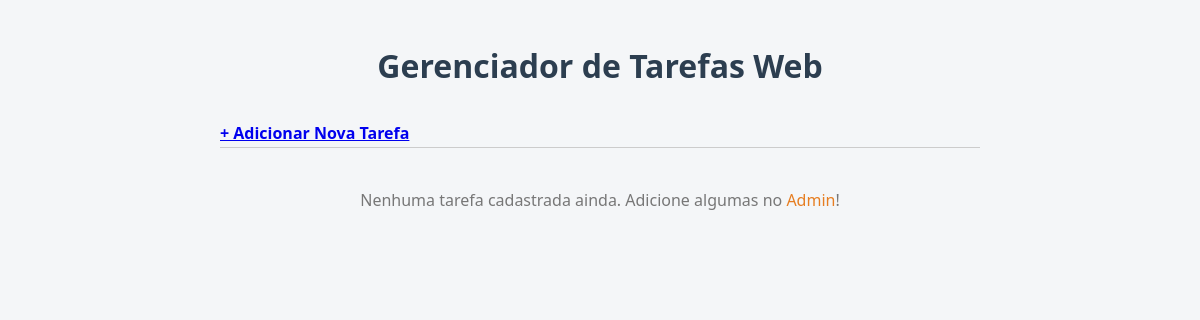
Page /tarefas/ on the earlier database version.
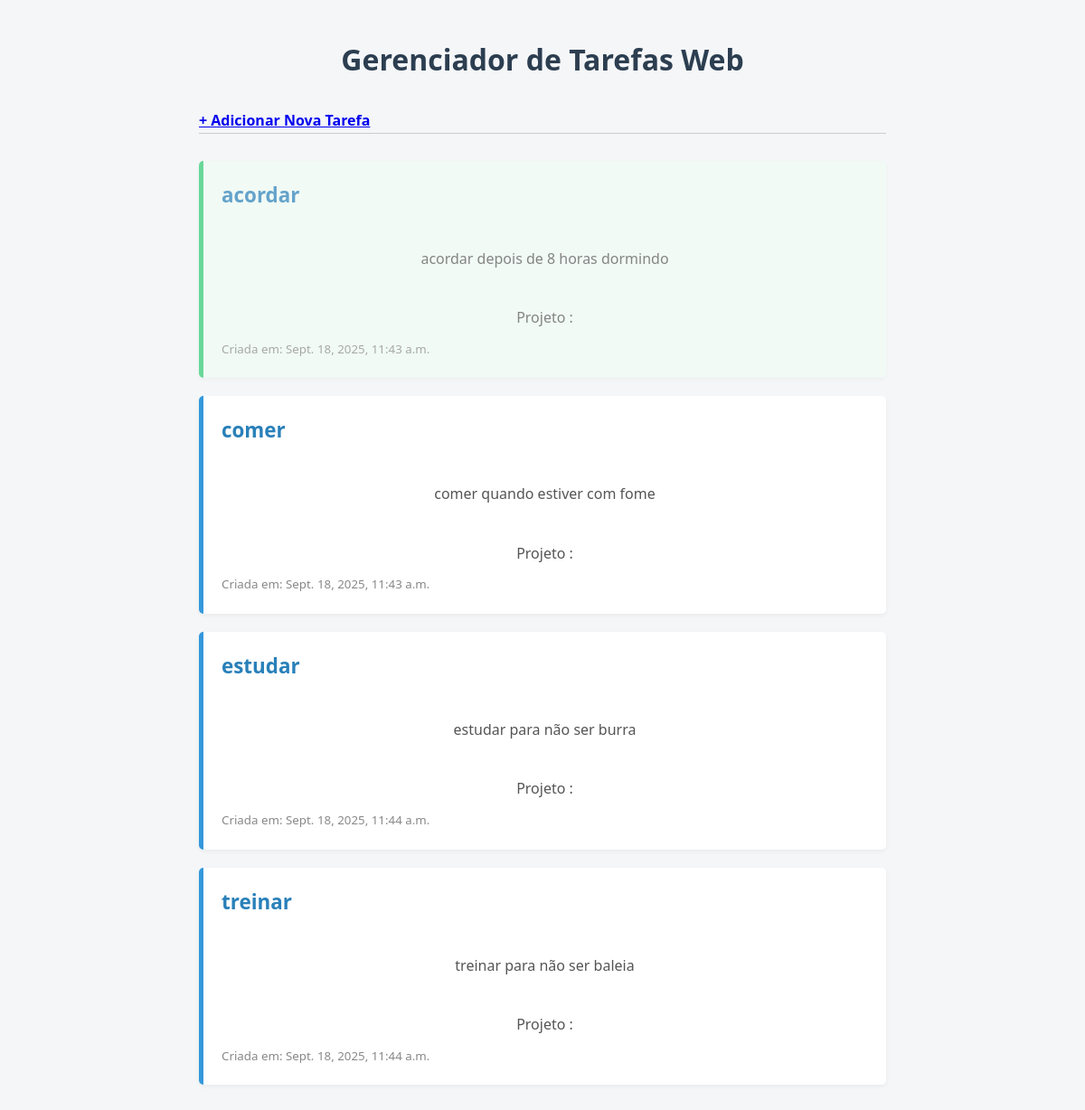
Same page on the later database version.
### tarefas/models.py (models this page shows, shortened)
class Tarefa (models.Model):
    titulo = models.CharField (max_length = 200)
    descricao = models.TextField (blank=True, null=True)
    data_criacao = models.DateTimeField (auto_now_add=True)
    concluida = models.BooleanField (default=False)
    projeto= models.ForeignKey (Projeto, on_delete = models.CASCADE, null = True, blank = True)

### tarefas/views.py (the view)
def listar_tarefas(request):
    tarefas_salvas = Tarefa.objects.all()
    contexto = {
        'minhas_tarefas': tarefas_salvas
    }
    return render(request, 'tarefas/lista.html', contexto)

### tarefas/templates/tarefas/lista.html (shortened to what this page needs)
<!DOCTYPE html>
<html lang="pt-br">
<head>
    {% load static %}
    <link rel="stylesheet" href="{% static 'lista/lista.css' %}">
</head>
<body>
    <h1>Gerenciador de Tarefas Web</h1>
    <a href="{% url 'adicionar_tarefa' %}"><strong>+ Adicionar Nova Tarefa</strong></a>
    <hr>
    {% for tarefa in minhas_tarefas %}
        <div class="tarefa {% if tarefa.concluida %}concluida{% endif %}">
            <h2><a href="{% url 'detalhe_tarefa' tarefa.id %}">{{ tarefa.titulo }}</a></h2>
            <p>{{ tarefa.descricao }}</p>
            <p>Projeto :{{tarefa.projeto.nome}}</p>
            <small>Criada em: {{ tarefa.data_criacao }}</small>
        </div>
    {% empty %}
        <p>Nenhuma tarefa cadastrada ainda. Adicione algumas no <a href="/admin/">Admin</a>!</p>
    {% endfor %}
</body>
</html>

### tarefas/static/lista/lista.css (style rules this page uses)
* { margin: 0; padding: 0; box-sizing: border-box; }
body { font-family: 'Segoe UI', Tahoma, Geneva, Verdana, sans-serif; background-color: #f4f6f8; color: #333; padding: 40px 20px; max-width: 800px; margin: auto; line-height: 1.6; }
h1 { text-align: center; color: #2c3e50; margin-bottom: 30px; }
hr { border: none; border-top: 1px solid #ccc; margin-bottom: 30px; }
.tarefa { background-color: #ffffff; padding: 20px; margin-bottom: 20px; border-left: 5px solid #3498db; box-shadow: 0 2px 5px rgba(0, 0, 0, 0.05); border-radius: 5px; transition: transform 0.2s ease; }
.tarefa.concluida { opacity: 0.7; border-left-color: #2ecc71; background-color: #f0fdf4; }
.tarefa h2 { margin-bottom: 10px; font-size: 1.4em; }
.tarefa h2 a { color: #2980b9; text-decoration: none; }
.tarefa p { margin-bottom: 8px; color: #555; }
.tarefa small { color: #888; }
p { text-align: center; color: #777; margin-top: 40px; }

Differences in the rows shown:
added Tarefa: titulo "acordar", descricao "acordar depois de 8 horas dormindo", data_criacao "Sept. 18, 2025, 11:43 a.m.", concluida True (drawn)
added Tarefa: titulo "comer", descricao "comer quando estiver com fome", data_criacao "Sept. 18, 2025, 11:43 a.m."
added Tarefa: titulo "estudar", descricao "estudar para não ser burra", data_criacao "Sept. 18, 2025, 11:44 a.m."
added Tarefa: titulo "treinar", descricao "treinar para não ser baleia", data_criacao "Sept. 18, 2025, 11:44 a.m."
Other differences:
text no longer shown: "Nenhuma tarefa cadastrada ainda. Adicione algumas no Admin !"
